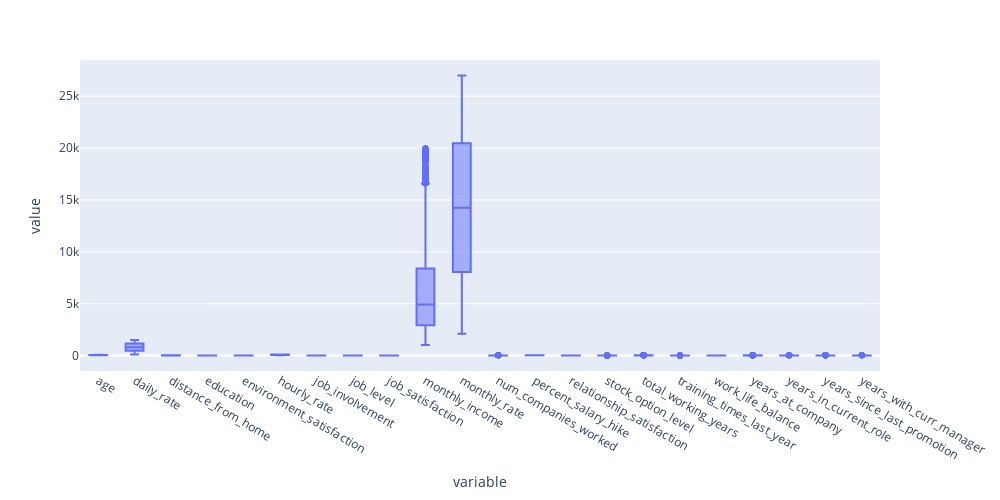

The cell this chart's notebook holds for it:
### Code cell
fig = px.box(data_frame=data.select_dtypes(include=np.number),orientation="v")
fig.update_layout(
    width=1000,  # Set the width in inches
    height=500   # Set the height in inches
)

### Figure 1 — Plotly figure (JSON) as saved in the notebook; plotly's stock layout.template omitted (floating-point values rounded to 4 significant figures; data arrays with more than 128 entries replaced by an {"elided": "..."} marker saying what was removed)
{"data": [{"alignmentgroup": "True", "hovertemplate": "variable=%{x}<br>value=%{y}<extra></extra>", "legendgroup": "", "marker": {"color": "#636efa"}, "name": "", "notched": false, "offsetgroup": "", "orientation": "v", "showlegend": false, "type": "box", "x": {"elided": "32340 str values"}, "x0": " ", "xaxis": "x", "y": {"elided": "32340 int values"}, "y0": " ", "yaxis": "y"}], "layout": {"boxmode": "group", "height": 500, "legend": {"tracegroupgap": 0}, "margin": {"t": 60}, "width": 1000, "xaxis": {"anchor": "y", "domain": [0, 1], "title": {"text": "variable"}, "type": "category", "range": [-0.5, 21.5], "autorange": true}, "yaxis": {"anchor": "x", "domain": [0, 1], "title": {"text": "value"}, "type": "linear", "range": [-1500.0, 28500.0], "autorange": true}}}
